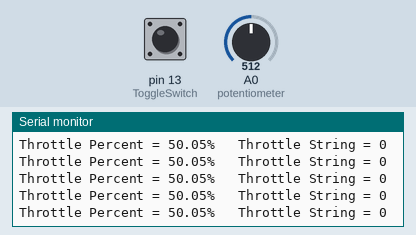
A sketch run on a simulated Arduino Uno, built with avr-gcc and run on an emulated ATmega328P. Parts: the last lines printed to the serial monitor. The inputs (shaded band) are chosen by the test bench; at power-on: pin 13 (ToggleSwitch) LOW, A0 (potentiometer) = 512.

Above: at 1.2 s.
1.3 s: pin 13 (ToggleSwitch) pulled HIGH for 0.15 s
At 1.34 s:
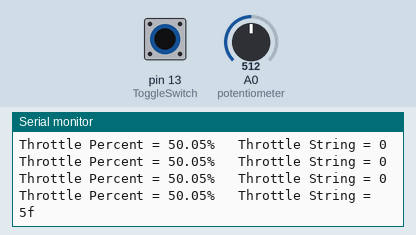
2.9 s: A0 (potentiometer) set to 716
At 2.98 s:
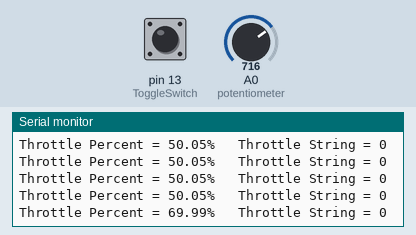
4.4 s: pin 13 (ToggleSwitch) pulled HIGH for 1 s
At 4.41 s:
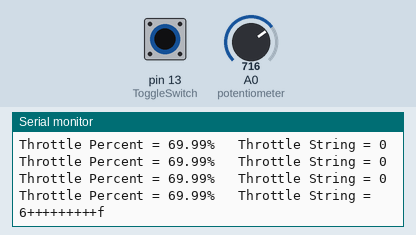
6.9 s: A0 (potentiometer) set to 900
At 6.98 s:
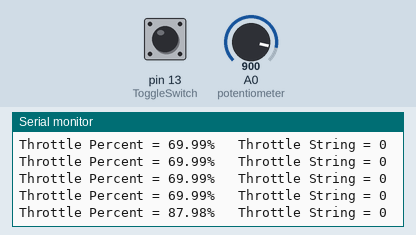
Timing chart, 0 to 9.4 s (numbered marks = the images above; inputs shaded):
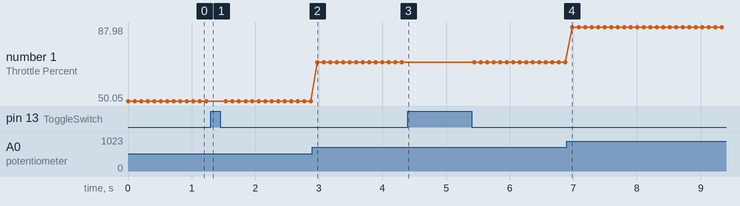

The sketch:

20190214DynoTestPotentiometerOnly.ino
```cpp
// 24-Jan-2019 - Programme reads potentiometer signal and converts to string to be sent to Plettenberg.
// Developer: Stephen Murphy
// Status: Working. Does not consider steering or two motors.

#include <Arduino.h> //Include additional Arduino Libraries.
#include <SoftwareSerial.h> //Include software serial library for shield.

SoftwareSerial mySerial1(2, 3); // RX, TX, Create a softwareSerial port on pins 2 and 3.
SoftwareSerial mySerial2(4, 5); // RX, TX, Create a softwareSerial port on pins 4 and 5.

int TensCharacter; // Number 1 to 10 at the start of the throttle string

//Variables used to calculate the "TensCharacter"
int FirstTensVariable;
int SecondTensVariable;
int ThirdTensVariable;
int FourthTensVariable;
int FifthTensVariable;

//Variables used to calculate the "DecimalCharacters"
float DecimalValue;
float FirstDecimalVariable;
int SecondDecimalVariable;
float ThirdDecimalVariable;
float ThirdTensVariableDuplicate;
int FourthDecimalVariable;

String OnesCharacters = ""; //String storing the "+" characters for the ones multiplier
String DecimalCharacters = ""; //String storing the "g" characters for the decimal multiplier
String LessThanTenCharacters = ""; //String storing the "-" characters for the ones multiplier when <10%
String LessThanTenDecimalCharacters = ""; //String storing the "l" (as in L for lion) characters for the decimal multiplier when <10%
String FullThrottleString = "m"; //String to store "m" for full throttle, as per the controller manual
String ThrottleString = ""; //String that stores the final concated string to be sent to the motor

float ThrottleInput;  // Variable to store raw input from Potentiometer.
float ThrottlePercent;  //Variable to store throttle %.

int ToggleSwitch = 13;
int ToggleSwitchValue =0;

//////////////////////////////////////////////////////////////////////////////////
void setup()
{
  pinMode(ToggleSwitch, INPUT);
  Serial.begin(115200); //Serial communication speed
  mySerial1.begin(115200); //Baud rate between Arduino and Controller.
  mySerial1.println("s"); //Initialise the controller to accept serial command strings.
  mySerial2.begin(115200); //Baud rate between Arduino and Controller.
  mySerial2.println("s"); //Initialise the controller to accept serial command strings.
}

//////////////////////////////////////////////////////////////////////////////////
void loop()
{

  ToggleSwitchValue = digitalRead(ToggleSwitch);

//Convert the throttle input to a range 0-100.
ThrottleInput = analogRead(A0); //Value from potentiometer placed into "ThrottleInput".
ThrottlePercent = ((ThrottleInput / 1023.00) * 100.00); //Throttle value converted to %.

FirstTensVariable = ThrottlePercent; //Store the 0-100 value read from the potentiometer e.g. 58.67%
TensCharacter = (FirstTensVariable/10); //Stroe the tens multiplier e.g. 5

SecondTensVariable = (TensCharacter*10); //Store the previous value times ten e.g. 50
ThirdTensVariable = (FirstTensVariable - SecondTensVariable); //store the remaining units e.g 58-50 = 8

ThirdTensVariableDuplicate = ThirdTensVariable; // Store the same value in a second variable for seperate calculations simultaneously.

//DecimalValue:
FirstDecimalVariable = ThrottlePercent; //Store the 0-100 value read from the potentiometer e.g. 58.67%
SecondDecimalVariable = ThrottlePercent; //Store the throttle value in an INT data type e.g. 58
ThirdDecimalVariable = (ThrottlePercent - SecondDecimalVariable); //Store just the decimal value e.g. 58.67 - 58 = .67
FourthDecimalVariable = (ThirdDecimalVariable * 10); //Store the decimal multiplier e.g. .67 * 10 = 6

 OnesCharacters = ""; //Clear the string
  while (ThirdTensVariable >= 1) //While the units value is >= 1
  {
  ThirdTensVariable-= 1; //Decrease the units value by 1
  OnesCharacters+="+"; //Increase the OnesCharacters string by "+"
  }

 DecimalCharacters = ""; //Clear the string
  while (FourthDecimalVariable >= 1) //While the decimal units value is >= 1
  {
  FourthDecimalVariable-= 1; //Decrease the units value by 1
  DecimalCharacters+="g"; //Increase the DecimalCharacters string by "+"
  }

 LessThanTenCharacters = ""; //Clear the string
  while (ThirdTensVariableDuplicate < 10) //While the units value is >= 1
  {
  ThirdTensVariableDuplicate+= 1; //increase the units value by 1
  LessThanTenCharacters+="-"; //Increase the DecimalCharacters string by "+"
  }

if (ThrottlePercent == 100.00 && ToggleSwitchValue == 1)
  ThrottleString = (FullThrottleString + "f"); //"mf" will be sent, i.e. forward at 100%
  else if (ThrottlePercent == 0.00 || ToggleSwitchValue == 0)
  ThrottleString = ("0"); //0% = 0
  else if (ThrottlePercent < 10.00 && ThrottlePercent > 0.00 && ToggleSwitchValue == 1)
  ThrottleString = (1 + LessThanTenCharacters + "f"); //e.g. 3.42% = "1-------f"
  else if (ToggleSwitchValue == 1)
  {
  ThrottleString = (TensCharacter + OnesCharacters + "f"); //e.g. 23.42% = "2+++ggggf"
  }

mySerial1.println(ThrottleString); //Send throttle value to motor
mySerial1.println("s"); //Send "s" so that the controller does not miss it upon start up.

mySerial2.println("0"); //Turn the motor off when the shield is looking at these software serial pins.
mySerial2.println("s"); //Send "s" so that the controller does not miss it upon start up.

//Print the following values:
Serial.print("Throttle Percent = ");
Serial.print(ThrottlePercent);
Serial.print("%   ");
Serial.print("Throttle String = ");
Serial.println(ThrottleString);


delay(100); // Delay for stability

}
```

Measured:
- after the input at 1.3 s, the serial monitor: prints a new line at once (image 1)
- after the input at 2.9 s, the serial monitor: prints a new line after 0.07 s (image 2)
- after the input at 4.4 s, the serial monitor: prints a new line at once (image 3)
- after the input at 6.9 s, the serial monitor: prints a new line after 0.08 s (image 4)
- plotted number 1: 50.05 → 69.99 after the input at 2.9 s, 69.99 → 87.98 after the input at 6.9 s
